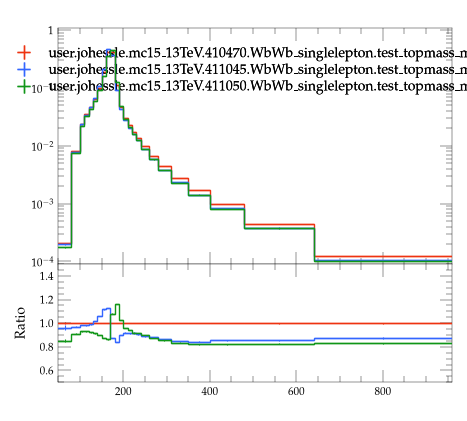

This chart was generated by the following Python code:
#! /usr/bin/env python3

# This Python script was auto-generated using YODA v2.1.2.
# Analysis object: /WbWb_singlelepton/m_bw_fine
# Timestamp: 07-08-2026 (09:16:01)

import matplotlib as mpl
import matplotlib.pyplot as plt
mpl.use('Agg') # comment out for interactive use
import os
import numpy as np
from numpy import nan, inf

plotDir = os.path.split(os.path.realpath(__file__))[0]
if 'YODA_USER_PLOT_PATH' in globals():
    plot_outdir = globals()['YODA_USER_PLOT_PATH']
else:
    plot_outdir = plotDir

#plot style
plt.style.use(os.path.join(plotDir, '../default.mplstyle'))
# plot metadata
figW, figH = plt.rcParams['figure.figsize']
ax_xLabel = ''
ax_yLabel = ''
ax_title  = ''
ax_xScale = 'linear'
ax_yScale = 'log'
xLims = (50.0, 960.0)
yLims = (9e-05, 1.1)

# TeX-friendly labels for the legend
labels = {
  'legend' : ([ r"user.johessle.mc15\_13TeV.410470.WbWb\_singlelepton.test\_topmass\_mppui", r"user.johessle.mc15\_13TeV.411045.WbWb\_singlelepton.test\_topmass\_mppui", r"user.johessle.mc15\_13TeV.411050.WbWb\_singlelepton.test\_topmass\_mppui" ], r""),
}

# Adjust canvas width and height
canvasW = 10.0
canvasH = 9.0
figW *= canvasW/10.
figH *= canvasH/9.

# Create figure and axis objects
fig, (ax, ratio0_ax) = plt.subplots(2, 1, sharex=True,
                  figsize=(figW,figH), gridspec_kw={'height_ratios': (6.0, 3.0)})

# Set figure margins
plt.subplots_adjust(
    left   = 1.0 * plt.rcParams['figure.subplot.left'],
    right  = 1.0 * plt.rcParams['figure.subplot.right'],
    top    = 1.0 * plt.rcParams['figure.subplot.top'],
    bottom = 1.0 * plt.rcParams['figure.subplot.bottom'])

ratio0_ax.yaxis.set_major_locator(mpl.ticker.MultipleLocator(0.2))
ratio0_ax.set_ylim(0.5, 1.4999)
ratio0_ax.set_ylabel('Ratio')

# the numerical data is stored in a separate file
dataf = dict()
prefix = os.path.split(__file__)[0]
if prefix:    prefix = prefix + '/'
exec(open(prefix+'m_bw_fine__data.py').read(), dataf)


legend_handles = dict() # keep track of handles for the legend

# style options for curves
# starts at zorder>=5 to draw curve on top of legend
styles = {
  'user.johessle.mc15_13TeV.410470.WbWb_singlelepton.test_topmass_mppui.yoda': {
    'color' : '#EE3311',
    'linestyle' : '-',
    'lineopacity' : 1.0,
    'linewidth' : 1,
    'marker' : 'none',
    'markersize' : 2,
    'capsize' : 0.0,
    'zorder' : 5,
    'histstyle' : 1,
    'drawstyle' : 'steps-pre',
    'xerrorbars' : 1,
    'yerrorbars' : 1,
    'fillcolor' : None,
    'fillopacity' : 1.0,
    'ratio0_linestyle' : '-',
    'ratio0_lineopacity' : 1.0,
    'ratio0_linewidth' : 1,
    'ratio0_marker' : 'none',
    'ratio0_markersize' : 2,
    'ratio0_capsize' : 0.0,
    'ratio0_zorder' : 5,
    'ratio0_histstyle' : 1,
    'ratio0_drawstyle' : 'steps-pre',
    'ratio0_xerrorbars' : 1,
    'ratio0_yerrorbars' : 1,
  },
  'user.johessle.mc15_13TeV.411045.WbWb_singlelepton.test_topmass_mppui.yoda': {
    'color' : '#3366FF',
    'linestyle' : '-',
    'lineopacity' : 1.0,
    'linewidth' : 1,
    'marker' : 'none',
    'markersize' : 2,
    'capsize' : 0.0,
    'zorder' : 6,
    'histstyle' : 1,
    'drawstyle' : 'steps-pre',
    'xerrorbars' : 1,
    'yerrorbars' : 1,
    'fillcolor' : None,
    'fillopacity' : 1.0,
    'ratio0_linestyle' : '-',
    'ratio0_lineopacity' : 1.0,
    'ratio0_linewidth' : 1,
    'ratio0_marker' : 'none',
    'ratio0_markersize' : 2,
    'ratio0_capsize' : 0.0,
    'ratio0_zorder' : 6,
    'ratio0_histstyle' : 1,
    'ratio0_drawstyle' : 'steps-pre',
    'ratio0_xerrorbars' : 1,
    'ratio0_yerrorbars' : 1,
  },
  'user.johessle.mc15_13TeV.411050.WbWb_singlelepton.test_topmass_mppui.yoda': {
    'color' : '#109618',
    'linestyle' : '-',
    'lineopacity' : 1.0,
    'linewidth' : 1,
    'marker' : 'none',
    'markersize' : 2,
    'capsize' : 0.0,
    'zorder' : 7,
    'histstyle' : 1,
    'drawstyle' : 'steps-pre',
    'xerrorbars' : 1,
    'yerrorbars' : 1,
    'fillcolor' : None,
    'fillopacity' : 1.0,
    'ratio0_linestyle' : '-',
    'ratio0_lineopacity' : 1.0,
    'ratio0_linewidth' : 1,
    'ratio0_marker' : 'none',
    'ratio0_markersize' : 2,
    'ratio0_capsize' : 0.0,
    'ratio0_zorder' : 7,
    'ratio0_histstyle' : 1,
    'ratio0_drawstyle' : 'steps-pre',
    'ratio0_xerrorbars' : 1,
    'ratio0_yerrorbars' : 1,
  },
}

# curve from input yoda files in main panel
for label, yvals in dataf['yvals'].items():
    if all(np.isnan(v) for v in dataf['yvals'][label]):
        continue
    tmp = None
    if styles[label]['histstyle']: # draw as histogram
        xpos = dataf['xedges'][label] if styles[label]['drawstyle'] else dataf['xpoints'][label]
        ypos = np.insert(yvals, 0, yvals[0]) if styles[label]['drawstyle'] else yvals
        if styles[label]['fillcolor']: # fill area below curve
            ax.fill_between(xpos, ypos, step='pre',
                            color=styles[label]['fillcolor'],
                            alpha=styles[label]['fillopacity'])
        tmp, = ax.plot(xpos, ypos,
                       color=styles[label]['color'],
                       linestyle=styles[label]['linestyle'],
                       alpha=styles[label]['lineopacity'],
                       linewidth=styles[label]['linewidth'],
                       drawstyle=styles[label]['drawstyle'], solid_joinstyle='miter',
                       zorder=styles[label]['zorder'], label=label)
    tmp = ax.errorbar(dataf['xpoints'][label], yvals,
                      xerr=np.array(dataf['xerrs'][label])*styles[label]['xerrorbars'],
                      yerr=np.array(dataf['yerrs'][label])*styles[label]['yerrorbars'],
                      fmt=styles[label]['marker'], capsize=styles[label]['capsize'],
                      alpha=styles[label]['lineopacity'],
                      markersize=styles[label]['markersize'],
                      ecolor=styles[label]['color'],
                      color=styles[label]['color'], zorder=styles[label]['zorder'])
    tmp[-1][0].set_linestyle(styles[label]['linestyle'])
    tmp[-1][0].set_linewidth(styles[label]['linewidth'])
    if label in dataf['add_legend_handle']:  legend_handles[label] = tmp
    for varLabel in dataf['variation_yvals'].keys():
        if varLabel.startswith(label):
            tmp, = ax.plot(dataf['xedges'][label], dataf['variation_yvals'][varLabel],
                           color=styles[label]['color'],
                           linestyle=styles[label]['linestyle'],
                           linewidth=styles[label]['linewidth'],
                           drawstyle='steps-pre', solid_joinstyle='miter',
                           zorder=styles[label]['zorder'], alpha=0.5)


# plots on ratio panel
# curve from input yoda files in ratio panel
for label, yvals in dataf['ratio0_yvals'].items():
    if all(np.isnan(v) for v in yvals):
        continue
    if styles[label]['ratio0_histstyle']: # plot as histogram
        xpos = dataf['xedges']['user.johessle.mc15_13TeV.410470.WbWb_singlelepton.test_topmass_mppui.yoda'] if styles[label]['ratio0_drawstyle'] else dataf['xpoints']['user.johessle.mc15_13TeV.410470.WbWb_singlelepton.test_topmass_mppui.yoda']
        ypos = np.insert(yvals, 0, yvals[0]) if styles[label]['ratio0_drawstyle'] else yvals
        ratio0_ax.plot(xpos, ypos,
                       color=styles[label]['color'],
                       linewidth=styles[label]['linewidth'],
                       linestyle=styles[label]['ratio0_linestyle'],
                       alpha=styles[label]['ratio0_lineopacity'],
                       drawstyle=styles[label]['ratio0_drawstyle'], zorder=styles[label]['zorder'],
                       solid_joinstyle='miter')
    tmp = ratio0_ax.errorbar(dataf['xpoints']['user.johessle.mc15_13TeV.410470.WbWb_singlelepton.test_topmass_mppui.yoda'], yvals,
                             xerr=np.array(dataf['ref_xerrs'])*styles[label]['ratio0_xerrorbars'],
                             yerr=np.array(dataf['ratio0_yerrs'][label])*styles[label]['ratio0_yerrorbars'],
                             fmt=styles[label]['ratio0_marker'], capsize=styles[label]['ratio0_capsize'],
                             alpha=styles[label]['ratio0_lineopacity'],
                             markersize=styles[label]['ratio0_markersize'],
                             ecolor=styles[label]['color'],
                             color=styles[label]['color'])
    tmp[-1][0].set_linestyle(styles[label]['ratio0_linestyle'])
    tmp[-1][0].set_linewidth(styles[label]['ratio0_linewidth'])

    for varlabel in dataf['ratio0_variation_vals'].keys():
        if varlabel.startswith(label):
            ratio0_ax.plot(dataf['xedges']['user.johessle.mc15_13TeV.410470.WbWb_singlelepton.test_topmass_mppui.yoda'],
                            dataf['ratio0_variation_vals'][varlabel],
                            color=styles[label]['color'],
                            linestyle=styles[label]['linestyle'],
                            linewidth=styles[label]['linewidth'],
                            drawstyle='steps-pre', solid_joinstyle='miter',
                            zorder=1, alpha=0.5)

legend_items = list(legend_handles.values())
ax.add_artist(ax.legend(legend_items,
                        labels['legend'][0],
                        title=labels['legend'][1],
                        alignment='left',
                        loc='upper center',
                        bbox_to_anchor=(0.5, 0.97)))

# set plot metadata as defined above
ratio0_ax.set_xlabel(ax_xLabel)
ratio0_ax.xaxis.set_label_coords(1., -0.15)
ax.set_ylabel(ax_yLabel, ha='right', va='top')
ax.yaxis.set_label_coords(-0.11, 1.0)
ax.set_title(ax_title, loc='left')
ax.set_xscale(ax_xScale)
ax.set_yscale(ax_yScale)
ratio0_ax.set_yscale('linear')
ax.set_xlim(xLims)
ax.set_ylim(yLims)

# tick formatting
plt.rcParams['xtick.top'] = True
plt.rcParams['ytick.right'] = True
ax.yaxis.set_major_locator(mpl.ticker.LogLocator(base=10.0, numticks=np.inf))
ax.yaxis.set_minor_locator(mpl.ticker.LogLocator(
                           base=10.0, subs=np.arange(0.1, 1, 0.1), numticks=np.inf))
fig.align_ylabels((ax, ratio0_ax))
plt.savefig(os.path.join(plot_outdir, 'm_bw_fine.pdf'), format='PDF')
plt.savefig(os.path.join(plot_outdir, 'm_bw_fine.png'), format='PNG')

plt.close(fig)
